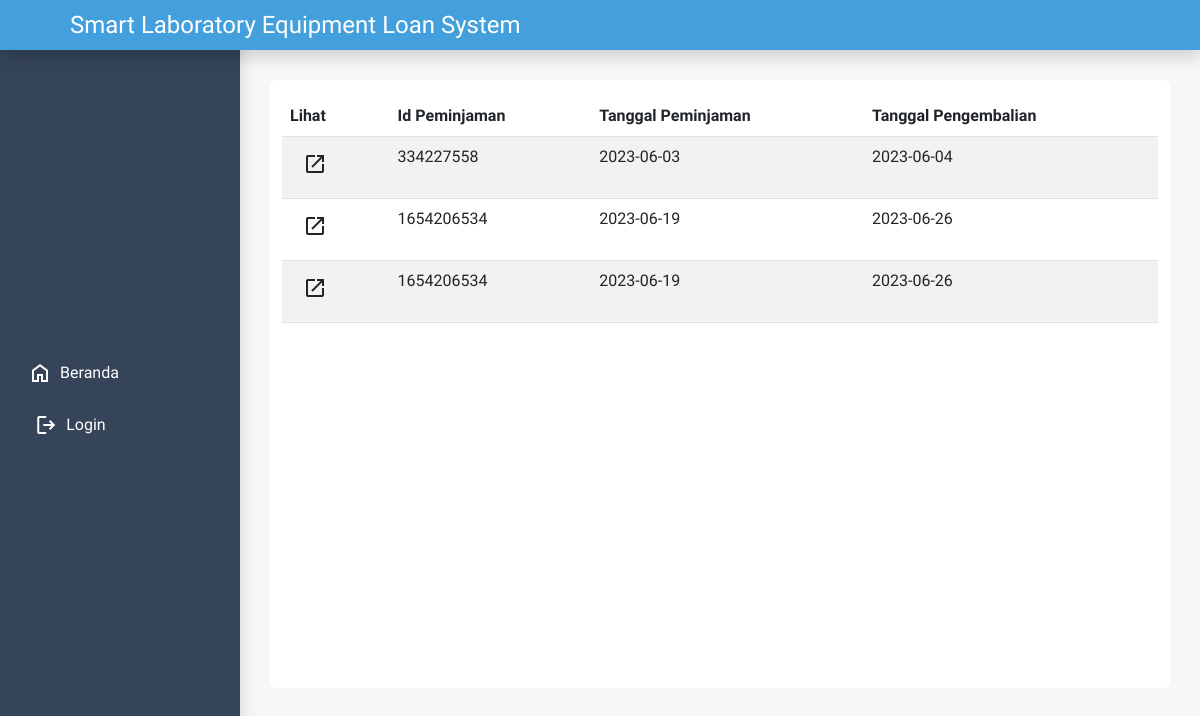
The page / on the database its author committed.
### tables this page shows
CREATE TABLE `detail_peminjaman` (
  `id_peminjaman` varchar(255) NOT NULL,
  `id_user` varchar(255) NOT NULL,
  `id_barang` varchar(255) NOT NULL,
  `quantity` bigint(20) NOT NULL,
  `tanggal_pengembalian` date DEFAULT NULL,
  `status` varchar(20) NOT NULL,
  `tanggal_peminjaman` date DEFAULT NULL,
  `status_diambil` varchar(15) DEFAULT NULL
);

### index.php (the view, shortened to what this page needs)
<!DOCTYPE html>
<html lang="en">
<head>
      <link href="css/bootstrap.min.css" rel="stylesheet">
</head>
<body class="secondary">
      <div class="container-fluid">
            <div class="bar fixed-top shadow d-flex justify-content-between align-items-center" style="height: 50px; " data-bs-theme="dark">
                  <h4 class=" text-white mt-2">Smart Laboratory Equipment Loan System</h4>
            </div>
            <div class=" row">
                  <div class="col-3 menu-dashboard rounded-end shadow d-flex justify-content-center flex-column align-content-between">
                        <div class="d-flex flex-column justify-content-center  navigasi">
                              <div class="btn fitur d-flex justify-content-center align-items-center" style="padding-right: 105px;width:100%"><span class="text-white  material-symbols-outlined">
                                    </span><a class="text-white align-items-center" href="">&#160;&#160;Beranda</a></div>
                              <?php
                              if (isset($_SESSION['role'])) {
                                    if ($_SESSION['role'] === 'Admin') { ?>
                                          <div class="btn fitur d-flex justify-content-center align-items-center" style="padding-right: 40px"><span class="text-white  material-symbols-outlined">
                                                      edit_note
                                                </span><a class="text-white align-items-center" href="peminjaman/">&#160;&#160;Data Peminjaman</a></div>
                                          <div class="btn fitur d-flex justify-content-center align-items-center"><span class="text-white  material-symbols-outlined">
                                                      home_repair_service
                                                </span><a class="text-white align-items-center" href="invman/">&#160;&#160;Manajemen Peralatan</a></div>
                                          <div class="btn fitur d-flex justify-content-center align-items-center">&#160;&#160;<span class="text-white  material-symbols-outlined">
                                                      manage_accounts
                                                </span><a class="text-white align-items-center" href="userman/">&#160;&#160;Manajemen Pengguna</a></div>
                                          <form method="post" class="d-flex justify-content-center fitur" style="padding-right: 100px">
                                                <button name="logout" type="submit" formaction="logout.php" class=" btn text-white d-flex align-items-center justify-content-center" style="border-radius:0px; height:50px;width: 100%;">
                                                      <span class="material-symbols-outlined">
                                                            logout
                                                      </span>&#160;&#160;Logout
                                                </button>
                                          </form>
                                    <?php } else if ($_SESSION['role'] === 'Mahasiswa' || $_SESSION['role'] === 'Dosen') { ?>
                                          <div class="btn fitur d-flex justify-content-center align-items-center " style="padding-right:60px"><span class="material-symbols-outlined text-white">
                                                      home_repair_service
                                                </span><a class="text-white align-items-center" href="pinjam/">&#160;&#160;Pinjam Barang</a>
                                          </div>
                                          <form method="post" class="d-flex justify-content-center fitur" style="padding-right: 100px">
                                                <button name="logout" type="submit" formaction="logout.php" class=" btn text-white d-flex align-items-center justify-content-center" style="border-radius:0px; height:50px;width: 100%;">
                                                      <span class="material-symbols-outlined">
                                                            logout
                                                      </span>&#160;&#160;Logout
                                                </button>
                                          </form>
                                    <?php  }
                              } else if (!(isset($_SESSION['user']))) { ?>
                                    <div method="post" class="d-flex justify-content-center fitur" style="padding-right: 100px">
                                          <a name="login" type="submit" class=" btn text-white d-flex align-items-center justify-content-center" style="border-radius:0px; height:50px;width: 100%;" href="../proyek/login/">
                                                <span class="material-symbols-outlined">
                                                </span>&#160;&#160;Login
                                          </a>
                                    </div>
                              <?php } ?>
                        </div>
                  </div>
                  <div class="col-9   ms-auto me-auto bg-white rounded-2 pt-3 " style="max-height:76vh; margin-top: 80px;">
                        <?php
                        include 'connection.php';
                        $connect->exec("USE proyek");
                        $query = "SELECT dp.*, b.nama_barang, u.nama_user FROM detail_peminjaman dp INNER JOIN barang b ON dp.id_barang = b.id_barang INNER JOIN user u ON dp.id_user = u.id_user WHERE status_diambil = 'picked'";
                        $statement = $connect->prepare($query);
                        $statement->execute();
                        $rowCount = $statement->rowCount(); ?>
                        <div class="table-view overflow-auto" style="height:80%;">
                              <table class="table table-striped ">
                                    <tr>
                                          <thead>
                                                <th scope="col">Lihat</th>
                                                <th scope="col">Id Peminjaman</th>
                                                <th scope="col">Tanggal Peminjaman</th>
                                                <th scope="col">Tanggal Pengembalian</th>
                                    </tr>
                                    <tbody>
                                          <?php $users = $statement->fetchAll();
                                          foreach ($users as $user) {  ?>
                                                <tr>
                                                      <td>
                                                            <form action="preview.php" method="GET">
                                                                  <button class="btn" name="id_peminjaman" value="<?= $user['id_peminjaman']; ?>"><span class="material-symbols-outlined">
                                                                        </span></button>
                                                            </form>
                                                      </td>
                                                      <td><?= $user['id_peminjaman']; ?></td>
                                                      <td><?= $user['tanggal_peminjaman']; ?></td>
                                                      <td><?= $user['tanggal_pengembalian']; ?></td>
                                                </tr>
                                          <?php $i++;
                                          }
                                          ?>
                                    </tbody>
                              </table>
                        </div>
                  </div>
            </div>
      </div>
</body>
</html>

### index.php (style rules this page uses)
*, *:before, *:after { box-sizing: border-box; margin: 0; padding: 0; }
a { text-decoration: none; }
body { font-family: 'Viga'; background: #f7f7f7; }
.table-view { height: 300px; }
table { max-height: 300px; }
.menu-dashboard { background-color: #354458; width: 20%; height: 100vh; position: sticky; color: white; padding: 0px; }
.bar { background-color: #44a0dc; z-index: 999; padding-right: 70px; padding-left: 70px; }
.fitur { height: 55px; border-radius: 0px; width: 100%; }
.fitur a { font-size: 16px; }

### rows shown on the page
detail_peminjaman: id_peminjaman "334227558", tanggal_peminjaman "2023-06-03", tanggal_pengembalian "2023-06-04"
detail_peminjaman: id_peminjaman "1654206534", tanggal_peminjaman "2023-06-19", tanggal_pengembalian "2023-06-26"
detail_peminjaman: id_peminjaman "1654206534", tanggal_peminjaman "2023-06-19", tanggal_pengembalian "2023-06-26"
